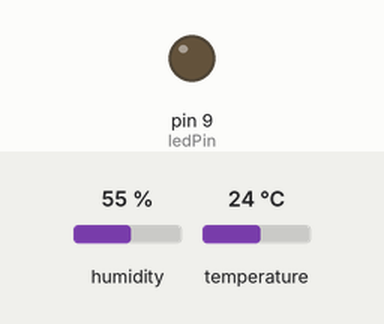
This sketch was run on a simulated Arduino Uno, built with avr-gcc and run on an emulated ATmega328P. Shown: output pins drawn as LEDs (lit = HIGH). Dashed ring = blinking. The test bench sets the inputs (shaded band); at power-on: temperature 24 °C, humidity 55 %. What the sketch prints to the serial monitor is not drawn.

Above: at 4.8 s.
4.9 s: temperature set to 12 °C
At 6.9 s:
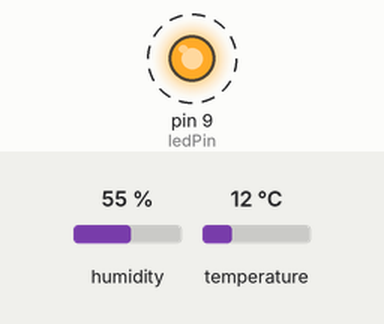
Timing chart, 0 to 16.7 s (numbered marks = the images above; inputs shaded):
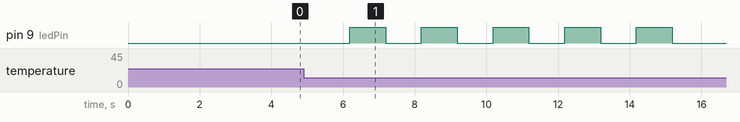

Measured:
- after the input at 4.9 s, pin 9 (ledPin): alternates HIGH for 1.0 s and LOW for 1.0 s, 10 changes in all, then stays LOW, starting after 1.3 s

The sketch:

DHTtester.ino
```cpp
// Example testing sketch for various DHT humidity/temperature sensors
// Written by ladyada, public domain

// REQUIRES the following Arduino libraries:
// - DHT Sensor Library: https://github.com/adafruit/DHT-sensor-library
// - Adafruit Unified Sensor Lib: https://github.com/adafruit/Adafruit_Sensor

#include "DHT.h"

#define DHTPIN 2     // Digital pin connected to the DHT sensor
// Feather HUZZAH ESP8266 note: use pins 3, 4, 5, 12, 13 or 14 --
// Pin 15 can work but DHT must be disconnected during program upload.

// Uncomment whatever type you're using!
#define DHTTYPE DHT11   // DHT 11
//#define DHTTYPE DHT22   // DHT 22  (AM2302), AM2321
//#define DHTTYPE DHT21   // DHT 21 (AM2301)

// Connect pin 1 (on the left) of the sensor to +5V
// NOTE: If using a board with 3.3V logic like an Arduino Due connect pin 1
// to 3.3V instead of 5V!
// Connect pin 2 of the sensor to whatever your DHTPIN is
// Connect pin 3 (on the right) of the sensor to GROUND (if your sensor has 3 pins)
// Connect pin 4 (on the right) of the sensor to GROUND and leave the pin 3 EMPTY (if your sensor has 4 pins)
// Connect a 10K resistor from pin 2 (data) to pin 1 (power) of the sensor

// Initialize DHT sensor.
// Note that older versions of this library took an optional third parameter to
// tweak the timings for faster processors.  This parameter is no longer needed
// as the current DHT reading algorithm adjusts itself to work on faster procs.
DHT dht(DHTPIN, DHTTYPE);
int ledPin = 9;
void setup() {
  Serial.begin(9600);
  Serial.println(F("DHTxx test!"));
  pinMode(ledPin, OUTPUT);
  dht.begin();
}

void loop() {
  // Wait a few seconds between measurements.
  float lastT = 0;
  while(true)
  {
    delay(2000);
    // Reading temperature or humidity takes about 250 milliseconds!
    // Sensor readings may also be up to 2 seconds 'old' (its a very slow sensor)
    float h = dht.readHumidity();
    // Read temperature as Celsius (the default)
    float t = dht.readTemperature();
    // Read temperature as Fahrenheit (isFahrenheit = true)
    float f = dht.readTemperature(true);


    // Check if any reads failed and exit early (to try again).
    if (isnan(h) || isnan(t) || isnan(f)) {
      Serial.println(F("Failed to read from DHT sensor!"));
      return;
    }

    // Compute heat index in Fahrenheit (the default)
    float hif = dht.computeHeatIndex(f, h);
    // Compute heat index in Celsius (isFahreheit = false)
    float hic = dht.computeHeatIndex(t, h, false);
    Serial.print(F("number：6366 "));
    Serial.print(F("Humidity: "));
    Serial.print(h);
    Serial.print(F("%  Temperature: "));
    Serial.print(t);
    Serial.print(F("°C "));
    Serial.print(f);
    Serial.print(F("°F  Heat index: "));
    Serial.print(hic);
    Serial.print(F("°C "));
    Serial.print(hif);
    Serial.println(F("°F"));
    Serial.println(lastT);

    if(lastT!=0 && t>lastT)
    {
      for(int a = 0;a<=10;a++)
      {
        digitalWrite(ledPin, HIGH);
        delay(100);
        digitalWrite(ledPin, LOW);
        delay(100);
      }

    }else if(t<lastT){
      for(int a = 0;a<=4;a++)
      {
        digitalWrite(ledPin, HIGH);
        delay(1000);
        digitalWrite(ledPin, LOW);
        delay(1000);
      }
    }

    lastT = t;
  }

}
```
